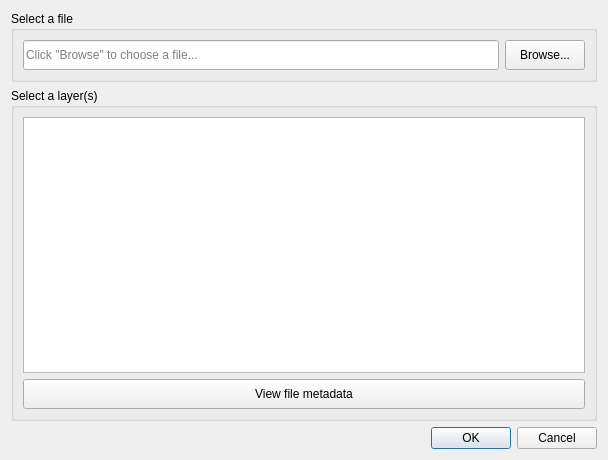
<?xml version="1.0" encoding="UTF-8"?>
<ui version="4.0">
 <class>DlgDataIOLoadTE</class>
 <widget class="QDialog" name="DlgDataIOLoadTE">
  <property name="windowModality">
   <enum>Qt::ApplicationModal</enum>
  </property>
  <property name="geometry">
   <rect>
    <x>0</x>
    <y>0</y>
    <width>608</width>
    <height>460</height>
   </rect>
  </property>
  <property name="windowTitle">
   <string>Open a Trends.Earth file</string>
  </property>
  <layout class="QGridLayout" name="gridLayout">
   <item row="4" column="0">
    <widget class="QDialogButtonBox" name="buttonBox">
     <property name="standardButtons">
      <set>QDialogButtonBox::Cancel|QDialogButtonBox::Ok</set>
     </property>
    </widget>
   </item>
   <item row="1" column="0">
    <widget class="QGroupBox" name="groupBox">
     <property name="title">
      <string>Select a layer(s)</string>
     </property>
     <layout class="QVBoxLayout" name="verticalLayout_2">
      <item>
       <widget class="QListView" name="layers_view">
        <property name="sizePolicy">
         <sizepolicy hsizetype="Expanding" vsizetype="Expanding">
          <horstretch>0</horstretch>
          <verstretch>0</verstretch>
         </sizepolicy>
        </property>
        <property name="selectionMode">
         <enum>QAbstractItemView::ExtendedSelection</enum>
        </property>
       </widget>
      </item>
      <item>
       <widget class="QPushButton" name="btn_view_metadata">
        <property name="minimumSize">
         <size>
          <width>0</width>
          <height>30</height>
         </size>
        </property>
        <property name="text">
         <string>View file metadata</string>
        </property>
       </widget>
      </item>
     </layout>
    </widget>
   </item>
   <item row="0" column="0">
    <widget class="QGroupBox" name="data_file_box">
     <property name="title">
      <string>Select a file</string>
     </property>
     <layout class="QHBoxLayout" name="horizontalLayout">
      <item>
       <widget class="QLineEdit" name="file_lineedit">
        <property name="minimumSize">
         <size>
          <width>0</width>
          <height>30</height>
         </size>
        </property>
        <property name="readOnly">
         <bool>true</bool>
        </property>
        <property name="placeholderText">
         <string>Click &quot;Browse&quot; to choose a file...</string>
        </property>
       </widget>
      </item>
      <item>
       <widget class="QPushButton" name="file_browse_btn">
        <property name="minimumSize">
         <size>
          <width>0</width>
          <height>30</height>
         </size>
        </property>
        <property name="text">
         <string>Browse...</string>
        </property>
       </widget>
      </item>
     </layout>
    </widget>
   </item>
  </layout>
 </widget>
 <resources/>
 <connections/>
</ui>
